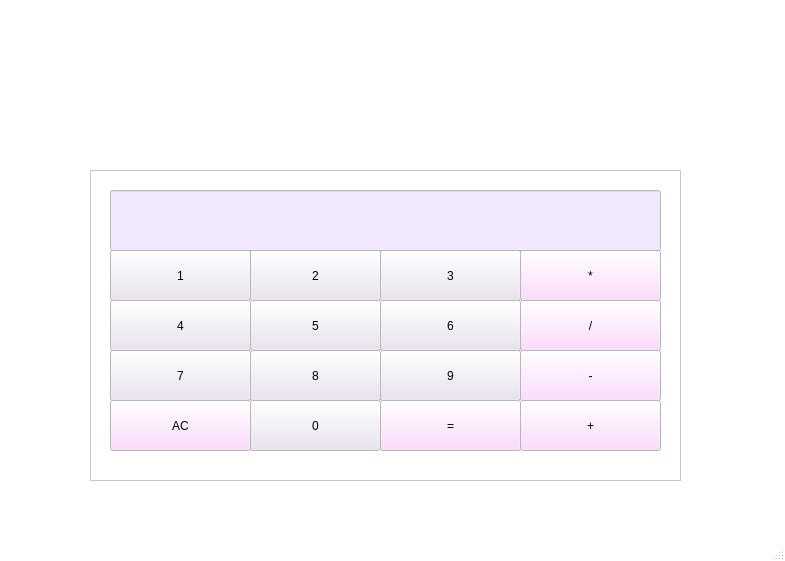
<?xml version="1.0" encoding="UTF-8"?>
<ui version="4.0">
 <class>MainWindow</class>
 <widget class="QMainWindow" name="MainWindow">
  <property name="geometry">
   <rect>
    <x>0</x>
    <y>0</y>
    <width>785</width>
    <height>561</height>
   </rect>
  </property>
  <property name="palette">
   <palette>
    <active>
     <colorrole role="Button">
      <brush brushstyle="SolidPattern">
       <color alpha="255">
        <red>233</red>
        <green>224</green>
        <blue>240</blue>
       </color>
      </brush>
     </colorrole>
     <colorrole role="Base">
      <brush brushstyle="SolidPattern">
       <color alpha="255">
        <red>243</red>
        <green>233</green>
        <blue>255</blue>
       </color>
      </brush>
     </colorrole>
     <colorrole role="Window">
      <brush brushstyle="SolidPattern">
       <color alpha="255">
        <red>255</red>
        <green>255</green>
        <blue>255</blue>
       </color>
      </brush>
     </colorrole>
    </active>
    <inactive>
     <colorrole role="Button">
      <brush brushstyle="SolidPattern">
       <color alpha="255">
        <red>233</red>
        <green>224</green>
        <blue>240</blue>
       </color>
      </brush>
     </colorrole>
     <colorrole role="Base">
      <brush brushstyle="SolidPattern">
       <color alpha="255">
        <red>243</red>
        <green>233</green>
        <blue>255</blue>
       </color>
      </brush>
     </colorrole>
     <colorrole role="Window">
      <brush brushstyle="SolidPattern">
       <color alpha="255">
        <red>255</red>
        <green>255</green>
        <blue>255</blue>
       </color>
      </brush>
     </colorrole>
    </inactive>
    <disabled>
     <colorrole role="Button">
      <brush brushstyle="SolidPattern">
       <color alpha="255">
        <red>233</red>
        <green>224</green>
        <blue>240</blue>
       </color>
      </brush>
     </colorrole>
     <colorrole role="Base">
      <brush brushstyle="SolidPattern">
       <color alpha="255">
        <red>255</red>
        <green>255</green>
        <blue>255</blue>
       </color>
      </brush>
     </colorrole>
     <colorrole role="Window">
      <brush brushstyle="SolidPattern">
       <color alpha="255">
        <red>255</red>
        <green>255</green>
        <blue>255</blue>
       </color>
      </brush>
     </colorrole>
    </disabled>
   </palette>
  </property>
  <property name="windowTitle">
   <string>MainWindow</string>
  </property>
  <property name="autoFillBackground">
   <bool>true</bool>
  </property>
  <widget class="QWidget" name="centralwidget">
   <widget class="QPushButton" name="oneButton">
    <property name="geometry">
     <rect>
      <x>110</x>
      <y>250</y>
      <width>141</width>
      <height>51</height>
     </rect>
    </property>
    <property name="text">
     <string>1</string>
    </property>
   </widget>
   <widget class="QPushButton" name="twoButton">
    <property name="geometry">
     <rect>
      <x>250</x>
      <y>250</y>
      <width>131</width>
      <height>51</height>
     </rect>
    </property>
    <property name="text">
     <string>2</string>
    </property>
   </widget>
   <widget class="QPushButton" name="threeButton">
    <property name="geometry">
     <rect>
      <x>380</x>
      <y>250</y>
      <width>141</width>
      <height>51</height>
     </rect>
    </property>
    <property name="text">
     <string>3</string>
    </property>
   </widget>
   <widget class="QPushButton" name="fourButton">
    <property name="geometry">
     <rect>
      <x>110</x>
      <y>300</y>
      <width>141</width>
      <height>51</height>
     </rect>
    </property>
    <property name="text">
     <string>4</string>
    </property>
   </widget>
   <widget class="QPushButton" name="fiveButton">
    <property name="geometry">
     <rect>
      <x>250</x>
      <y>300</y>
      <width>131</width>
      <height>51</height>
     </rect>
    </property>
    <property name="text">
     <string>5</string>
    </property>
   </widget>
   <widget class="QPushButton" name="sixButton">
    <property name="geometry">
     <rect>
      <x>380</x>
      <y>300</y>
      <width>141</width>
      <height>51</height>
     </rect>
    </property>
    <property name="text">
     <string>6</string>
    </property>
   </widget>
   <widget class="QPushButton" name="sevenButton">
    <property name="geometry">
     <rect>
      <x>110</x>
      <y>350</y>
      <width>141</width>
      <height>51</height>
     </rect>
    </property>
    <property name="text">
     <string>7</string>
    </property>
   </widget>
   <widget class="QPushButton" name="eightButton">
    <property name="geometry">
     <rect>
      <x>250</x>
      <y>350</y>
      <width>131</width>
      <height>51</height>
     </rect>
    </property>
    <property name="text">
     <string>8</string>
    </property>
   </widget>
   <widget class="QPushButton" name="nineButton">
    <property name="geometry">
     <rect>
      <x>380</x>
      <y>350</y>
      <width>141</width>
      <height>51</height>
     </rect>
    </property>
    <property name="text">
     <string>9</string>
    </property>
   </widget>
   <widget class="QPushButton" name="zeroButton">
    <property name="geometry">
     <rect>
      <x>250</x>
      <y>400</y>
      <width>131</width>
      <height>51</height>
     </rect>
    </property>
    <property name="text">
     <string>0</string>
    </property>
   </widget>
   <widget class="QPushButton" name="equalButton">
    <property name="geometry">
     <rect>
      <x>380</x>
      <y>400</y>
      <width>141</width>
      <height>51</height>
     </rect>
    </property>
    <property name="palette">
     <palette>
      <active>
       <colorrole role="Button">
        <brush brushstyle="SolidPattern">
         <color alpha="255">
          <red>254</red>
          <green>210</green>
          <blue>255</blue>
         </color>
        </brush>
       </colorrole>
      </active>
      <inactive>
       <colorrole role="Button">
        <brush brushstyle="SolidPattern">
         <color alpha="255">
          <red>254</red>
          <green>210</green>
          <blue>255</blue>
         </color>
        </brush>
       </colorrole>
      </inactive>
      <disabled>
       <colorrole role="Button">
        <brush brushstyle="SolidPattern">
         <color alpha="255">
          <red>254</red>
          <green>210</green>
          <blue>255</blue>
         </color>
        </brush>
       </colorrole>
      </disabled>
     </palette>
    </property>
    <property name="text">
     <string>=</string>
    </property>
   </widget>
   <widget class="QPushButton" name="addButton">
    <property name="geometry">
     <rect>
      <x>520</x>
      <y>400</y>
      <width>141</width>
      <height>51</height>
     </rect>
    </property>
    <property name="palette">
     <palette>
      <active>
       <colorrole role="Button">
        <brush brushstyle="SolidPattern">
         <color alpha="255">
          <red>254</red>
          <green>210</green>
          <blue>255</blue>
         </color>
        </brush>
       </colorrole>
      </active>
      <inactive>
       <colorrole role="Button">
        <brush brushstyle="SolidPattern">
         <color alpha="255">
          <red>254</red>
          <green>210</green>
          <blue>255</blue>
         </color>
        </brush>
       </colorrole>
      </inactive>
      <disabled>
       <colorrole role="Button">
        <brush brushstyle="SolidPattern">
         <color alpha="255">
          <red>254</red>
          <green>210</green>
          <blue>255</blue>
         </color>
        </brush>
       </colorrole>
      </disabled>
     </palette>
    </property>
    <property name="mouseTracking">
     <bool>false</bool>
    </property>
    <property name="text">
     <string>+</string>
    </property>
    <property name="default">
     <bool>false</bool>
    </property>
   </widget>
   <widget class="QPushButton" name="divisionButton">
    <property name="geometry">
     <rect>
      <x>520</x>
      <y>300</y>
      <width>141</width>
      <height>51</height>
     </rect>
    </property>
    <property name="palette">
     <palette>
      <active>
       <colorrole role="Button">
        <brush brushstyle="SolidPattern">
         <color alpha="255">
          <red>254</red>
          <green>210</green>
          <blue>255</blue>
         </color>
        </brush>
       </colorrole>
      </active>
      <inactive>
       <colorrole role="Button">
        <brush brushstyle="SolidPattern">
         <color alpha="255">
          <red>254</red>
          <green>210</green>
          <blue>255</blue>
         </color>
        </brush>
       </colorrole>
      </inactive>
      <disabled>
       <colorrole role="Button">
        <brush brushstyle="SolidPattern">
         <color alpha="255">
          <red>254</red>
          <green>210</green>
          <blue>255</blue>
         </color>
        </brush>
       </colorrole>
      </disabled>
     </palette>
    </property>
    <property name="text">
     <string>/</string>
    </property>
   </widget>
   <widget class="QPushButton" name="multiplyButton">
    <property name="geometry">
     <rect>
      <x>520</x>
      <y>250</y>
      <width>141</width>
      <height>51</height>
     </rect>
    </property>
    <property name="palette">
     <palette>
      <active>
       <colorrole role="Button">
        <brush brushstyle="SolidPattern">
         <color alpha="255">
          <red>254</red>
          <green>210</green>
          <blue>255</blue>
         </color>
        </brush>
       </colorrole>
      </active>
      <inactive>
       <colorrole role="Button">
        <brush brushstyle="SolidPattern">
         <color alpha="255">
          <red>254</red>
          <green>210</green>
          <blue>255</blue>
         </color>
        </brush>
       </colorrole>
      </inactive>
      <disabled>
       <colorrole role="Button">
        <brush brushstyle="SolidPattern">
         <color alpha="255">
          <red>254</red>
          <green>210</green>
          <blue>255</blue>
         </color>
        </brush>
       </colorrole>
      </disabled>
     </palette>
    </property>
    <property name="text">
     <string>*</string>
    </property>
   </widget>
   <widget class="QPushButton" name="subtractButton">
    <property name="geometry">
     <rect>
      <x>520</x>
      <y>350</y>
      <width>141</width>
      <height>51</height>
     </rect>
    </property>
    <property name="palette">
     <palette>
      <active>
       <colorrole role="Button">
        <brush brushstyle="SolidPattern">
         <color alpha="255">
          <red>254</red>
          <green>210</green>
          <blue>255</blue>
         </color>
        </brush>
       </colorrole>
      </active>
      <inactive>
       <colorrole role="Button">
        <brush brushstyle="SolidPattern">
         <color alpha="255">
          <red>254</red>
          <green>210</green>
          <blue>255</blue>
         </color>
        </brush>
       </colorrole>
      </inactive>
      <disabled>
       <colorrole role="Button">
        <brush brushstyle="SolidPattern">
         <color alpha="255">
          <red>254</red>
          <green>210</green>
          <blue>255</blue>
         </color>
        </brush>
       </colorrole>
      </disabled>
     </palette>
    </property>
    <property name="text">
     <string>-</string>
    </property>
   </widget>
   <widget class="QLineEdit" name="accumulatorText">
    <property name="geometry">
     <rect>
      <x>110</x>
      <y>190</y>
      <width>551</width>
      <height>61</height>
     </rect>
    </property>
   </widget>
   <widget class="QPushButton" name="clearButton">
    <property name="geometry">
     <rect>
      <x>110</x>
      <y>400</y>
      <width>141</width>
      <height>51</height>
     </rect>
    </property>
    <property name="palette">
     <palette>
      <active>
       <colorrole role="Button">
        <brush brushstyle="SolidPattern">
         <color alpha="255">
          <red>254</red>
          <green>210</green>
          <blue>255</blue>
         </color>
        </brush>
       </colorrole>
      </active>
      <inactive>
       <colorrole role="Button">
        <brush brushstyle="SolidPattern">
         <color alpha="255">
          <red>254</red>
          <green>210</green>
          <blue>255</blue>
         </color>
        </brush>
       </colorrole>
      </inactive>
      <disabled>
       <colorrole role="Button">
        <brush brushstyle="SolidPattern">
         <color alpha="255">
          <red>254</red>
          <green>210</green>
          <blue>255</blue>
         </color>
        </brush>
       </colorrole>
      </disabled>
     </palette>
    </property>
    <property name="text">
     <string>AC</string>
    </property>
   </widget>
   <widget class="QFrame" name="frame">
    <property name="geometry">
     <rect>
      <x>90</x>
      <y>170</y>
      <width>591</width>
      <height>311</height>
     </rect>
    </property>
    <property name="autoFillBackground">
     <bool>true</bool>
    </property>
    <property name="frameShape">
     <enum>QFrame::StyledPanel</enum>
    </property>
    <property name="frameShadow">
     <enum>QFrame::Raised</enum>
    </property>
   </widget>
   <zorder>frame</zorder>
   <zorder>oneButton</zorder>
   <zorder>twoButton</zorder>
   <zorder>threeButton</zorder>
   <zorder>fourButton</zorder>
   <zorder>fiveButton</zorder>
   <zorder>sixButton</zorder>
   <zorder>sevenButton</zorder>
   <zorder>eightButton</zorder>
   <zorder>nineButton</zorder>
   <zorder>zeroButton</zorder>
   <zorder>equalButton</zorder>
   <zorder>addButton</zorder>
   <zorder>divisionButton</zorder>
   <zorder>multiplyButton</zorder>
   <zorder>subtractButton</zorder>
   <zorder>accumulatorText</zorder>
   <zorder>clearButton</zorder>
  </widget>
  <widget class="QStatusBar" name="statusbar"/>
 </widget>
 <resources/>
 <connections/>
</ui>
